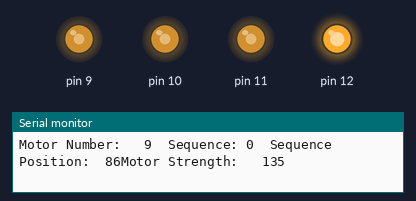
Bench run of a sketch on a simulated Arduino Uno, built with avr-gcc and run on an emulated ATmega328P. On the bench: output pins drawn as LEDs (lit = HIGH), the last lines printed to the serial monitor.

Above: at 0.2 s.
At 1.1 s:
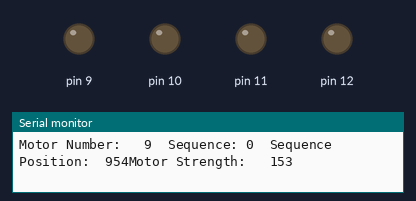
Timing chart, 0 to 2.6 s (numbered marks = the images above):
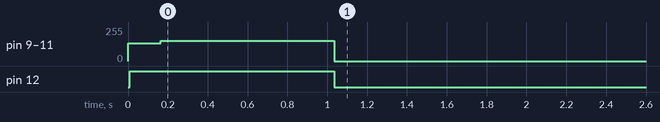

Measured:
- by itself, pin 9: 0/255 → 135/255 at 0.00 s, → 153/255 0.16 s later, → 0/255 0.87 s later
- by itself, pin 10, pin 11: 0/255 → 135/255 at 0.01 s, → 153/255 0.15 s later, → 0/255 0.87 s later
- by itself, pin 12: LOW → HIGH at 0.01 s, → LOW 1.0 s later

The sketch:

testing_motor_arrays.ino
```cpp
#include "motor.h"
#include "motor_array.h"

const int total_motors = 4;
int vibrationMode = 0;

VibrationMotor *motors[total_motors];
MotorSequence  *motorSequence;


void setup() {
  Serial.begin(9600);

  motorSequence = new MotorSequence();

  for (int x =0; x < total_motors; x++) {
    if (x == 0) {
      motors[x] = new VibrationMotor(motorSequence, 9+x, true);
    }
    else {
      motors[x] = new VibrationMotor(motorSequence, 9+x, false);
    }
  }

  for (int x = 0; x < total_motors; x++) {
    motors[x]->SequenceFire(0);
  }

}

void loop() {
  for (int x = 0; x < total_motors; x++) {
    motors[x]->Sequence();
  }

}

void shortPositive() {
  for (int x = 0; x < total_motors; x++) {
    motors[x]->SequenceFire(0);
  }

}

void shortNegative() {
  for (int x = 0; x < total_motors; x++) {
    motors[x]->SequenceFire(1);
  }
}

void longPositive() {
  for (int x = 0; x < total_motors; x++) {
    motors[x]->SequenceFire(2);
  }
}

void longNegative() {
  for (int x = 0; x < total_motors; x++) {
    motors[x]->SequenceFire(3);
  }
}
```

motor.cpp
```cpp
#include "motor.h"
#include "motor_array.h"
#include <Arduino.h>

VibrationMotor::VibrationMotor(MotorSequence *motorSequence, int pin, bool debug) {
    pinMode(pin, OUTPUT);
    this->MotorPin = pin;
    this->motor_sequence = motorSequence;
    this->debugPrinting = debug;
}

void VibrationMotor::SequenceFire(int sequenceNumber) {
   this->startTime = millis();
   this->sequenceNumber = sequenceNumber;
}

void VibrationMotor::Sequence() {
   long timeDifference = millis() - this->startTime;
   int vibrationStrength = motor_sequence->sample(
                  this->sequenceNumber,
                  timeDifference);
   analogWrite(this->MotorPin, vibrationStrength);

   if (this->debugPrinting == true) {
     Serial.print("Motor Number: ");
     Serial.print("\t");
     Serial.print(this->MotorPin);
     Serial.print("  Sequence: ");
     Serial.print(this->sequenceNumber);
     Serial.print("\t");
     Serial.print("Sequence Position:  ");
     Serial.print(timeDifference);
     Serial.print("Motor Strength:   ");
     Serial.println(vibrationStrength);
   }
}
```

motor.h
```cpp
// Motor class for vibration

#ifndef motor_h
#define motor_h

#include "motor_array.h"
#include <Arduino.h>

class VibrationMotor {
    public:
        VibrationMotor(MotorSequence *motorSequence, int pin, bool debug);
        void SequenceFire(int sequenceNumber);
        void Sequence();
    private:
      bool debugPrinting;
      int MotorPin;
      unsigned long startTime;
      int sequenceNumber;
      MotorSequence *motor_sequence;
};

#endif
```

motor_array.cpp
```cpp
#include "motor_array.h"
#include <Arduino.h>


uint8_t MotorSequence::sample(int sequenceNumber, unsigned long offset) {

    int sequenceStep = offset / this->sampleLength;

    int sequenceLength =
      (sizeof(this->sequence[sequenceNumber])/sizeof(uint8_t));
    if (sequenceStep < sequenceLength) {
      return(this->sequence[sequenceNumber][sequenceStep]);
    }
    else {
      return(0);
    }
}
```

motor_array.h
```cpp
// Motor class for animation

#ifndef motor_array_h
#define motor_array_h

#include <Arduino.h>

class MotorSequence {
    public:
      uint8_t sample(int sequencenumber, unsigned long offset);
      uint8_t sequence[4][10] = {
          {135, 153,  153,  153,  153,  153,  153,  153,  153,  153},
          {0, 0,  0,  0,  0,  153,  153,  153,  153,  153},
          {0, 0,  0,  0,  0,  0,  0,  0,  0,  0},
          {0, 0,  0,  0,  0,  0,  0,  0,  0,  0}  };
    private:
      const int sampleLength = 100;
};

#endif
```
